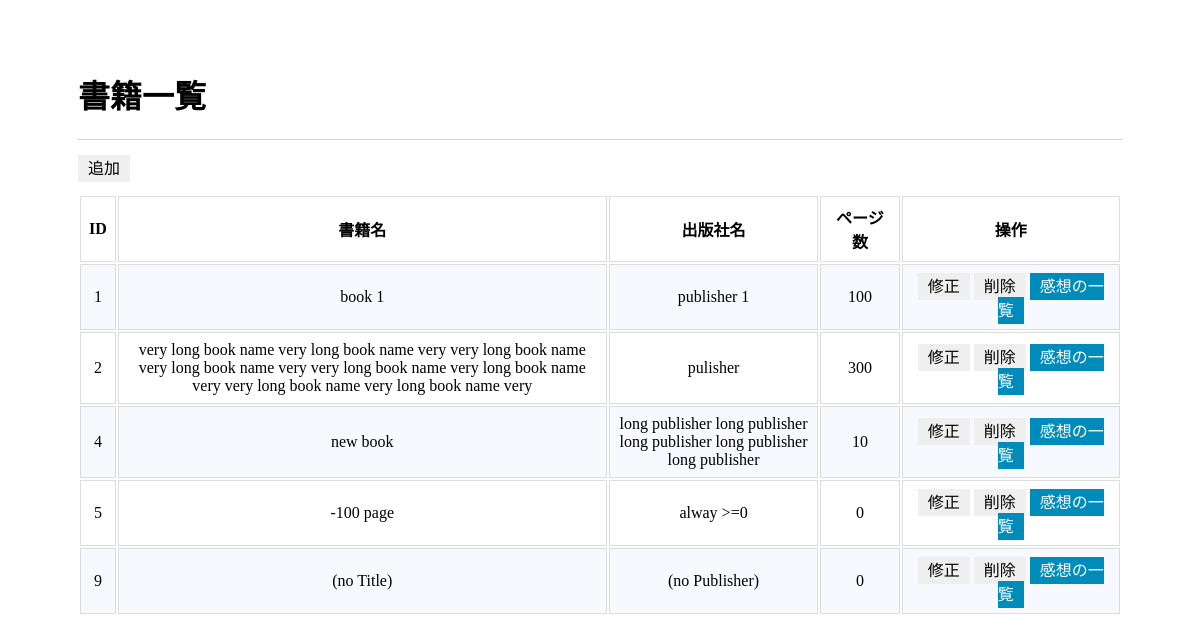
The page / on the database its author committed.
### tables this page shows
CREATE TABLE `book` (
  `id` int(11) NOT NULL,
  `name` varchar(255) NOT NULL,
  `publisher` varchar(255) NOT NULL,
  `page` int(11) NOT NULL DEFAULT '0'
);

### index.php (the view, shortened to what this page needs)
<?php
include('header.php');
global $conn;
$sql  = "Select * from book";
$result = $conn->query($sql);
?>
</head>
<body>
<div class="wrapper">
	<div class="header">
		<h1>書籍一覧</h1>
		<div class="underline"></div>
	</div>
	<div class="content">
		<a href="add.php" class="button" title="">追加</a>
		<?php
		if($result->num_rows > 0){
			$count =0;
			?>
			<table>
				<thead>
					<tr>
						<th>ID</th>
				       	<th>書籍名</th>
						<th>出版社名</th>
						<th>ページ数</th>
						<th>操作</th>
					</tr>
				</thead>
				<tbody>
					<?php while($row = $result->fetch_assoc()){
						$count++;
						$class="";
						if($count%2 == 1){
							$class="dark";
						}
						?>
						<tr class="<?php echo $class; ?>">
							<td><?php echo $row['id']; ?></td>
							<td class="book_name"><?php echo $row['name']; ?></td>
							<td class="book_publisher"><?php echo $row['publisher']; ?></td>
							<td><?php echo $row['page']; ?></td>
							<td class="function">
								<a href="edit.php?book_id=<?php echo $row['id']; ?>" class="button edit" title="">修正</a>
								<a href="delete.php?book_id=<?php echo $row['id']; ?>" class="button delete" title="">削除</a>
								<a href="comment.php?book_id=<?php echo $row['id']; ?>" class="button comment" title="">感想の一覧</a>
							</td>
						</tr>
						<?php
						} ?>
				</tbody>
			</table>
			<?php
		}
		?>
	</div>
</div>
<?php
include('footer.php');

### header.php (shortened to what this page needs)
<!DOCTYPE html>
<html>
<head>
	<link rel="stylesheet" href="style.css">

### style.css (style rules this page uses)
.wrapper { min-height: 120px; margin: 50px 70px; }
.underline { width:100%; height:1px; background: #D3D3D3; margin-bottom:15px; }
.button { align-items: flex-start; text-align: center; cursor: auto; color: buttontext; background-color: buttonface; padding: 5px 10px; border:none; font: inherit; margin: 5px 0 ; text-decoration: none; }
.button.comment { background-color: #008CBA; color:#fff; }
table { margin-top:15px; margin-bottom: 15px; width: 100%; }
th,td { border: 1px solid #ddd; text-align: center; padding: 8px; }
table .book_name,table .comment { max-width: 500px; }
table .book_publisher { max-width: 200px; }
.dark { background-color: #f8f8ff; }
.header h1, .header .book_name { display: inline-block; }
.content { margin-bottom: 10px; }

### rows shown on the page
book: id "1", name "book 1", publisher "publisher 1", page "100"
book: id "2", name "very long book name very long book name very very long book name very long book name very very long book name very long book name very very long book name very long book name very", publisher "pulisher", page "300"
book: id "4", name "new book", publisher "long publisher long publisher long publisher long publisher long publisher", page "10"
book: id "5", name "-100 page", publisher "alway >=0", page "0"
book: id "9", name "(no Title)", publisher "(no Publisher)", page "0"
